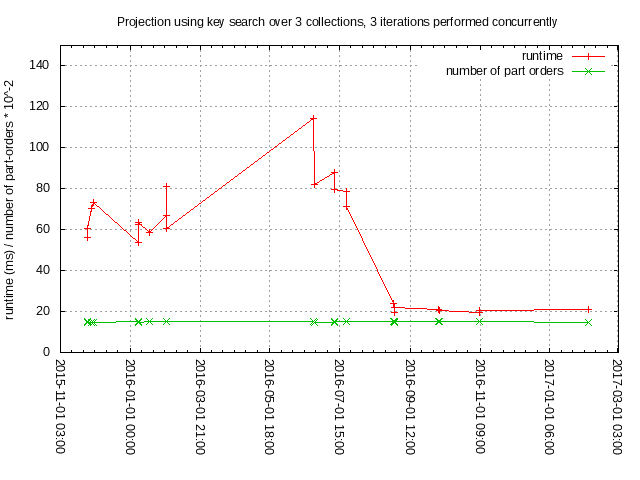

Here is the gnuplot script that generated this plot:
set term png font "arial,9"
set datafile separator ";"
set style data linespoint
set decimalsign "."
set timefmt "%Y-%m-%d %H:%M:%S"
set xdata time
set output "projection.png"
set yrange [0 : 150]
set format x "%Y-%m-%d %H:%M"
set xtics rotate by -90
set ylabel 'runtime (ms) / number of part-orders * 10^-2'
set title 'Projection using key search over 3 collections, 3 iterations performed concurrently'
set grid
plot 'projection.dat' using 1:2 title 'runtime', \
  'projection.dat' using 1:3 title 'number of part orders'






